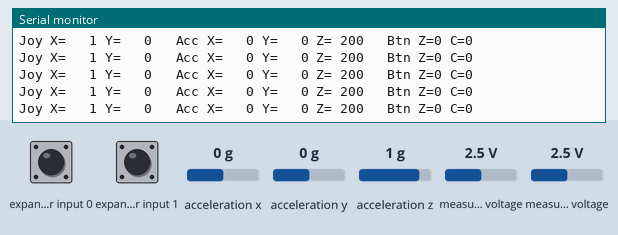
Recording of a sketch running on a simulated Arduino Uno, built with avr-gcc and run on an emulated ATmega328P. Parts: the last lines printed to the serial monitor. Wiring (inferred from the names in the program): Wii Nunchuk at I2C address 0x52. The inputs (shaded band) are chosen by the test bench; at power-on: acceleration x 0 g, measured voltage 2.5 V, acceleration y 0 g, acceleration z 1 g, expander input 0 HIGH, expander input 1 HIGH.

Above: at 3.2 s.
3.3 s: acceleration x set to -1.4 g
At 4.4 s:
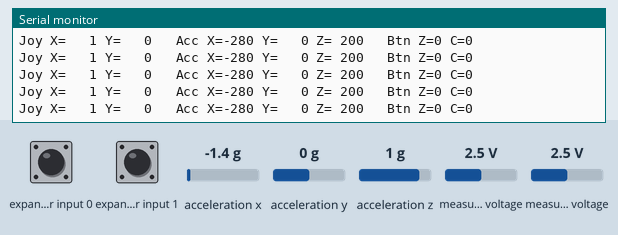
5.2 s: measured voltage (sensor 200) set to 0.1 V
At 5.9 s:
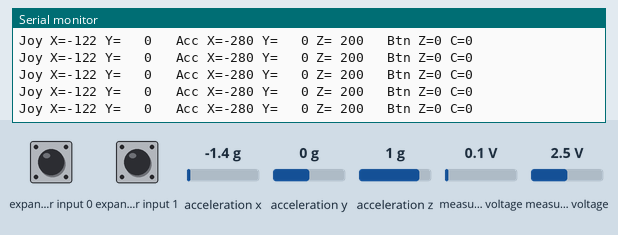
7.1 s: measured voltage (sensor 201) set to 0.1 V
At 8.1 s:
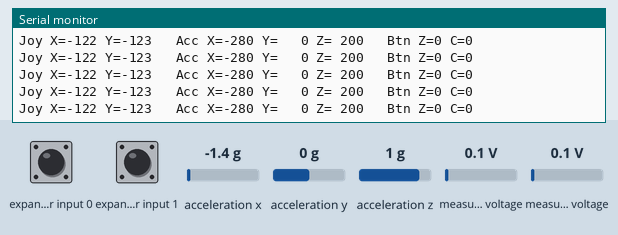
9.0 s: acceleration y set to -1.4 g
At 10.1 s:
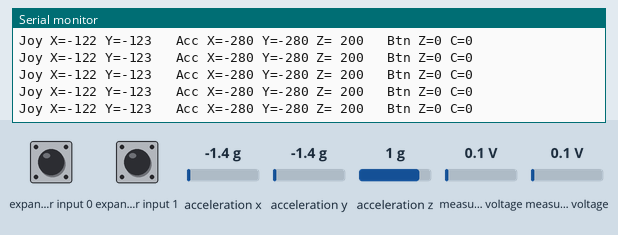
10.9 s: acceleration z set to -1.4 g
At 11.7 s:
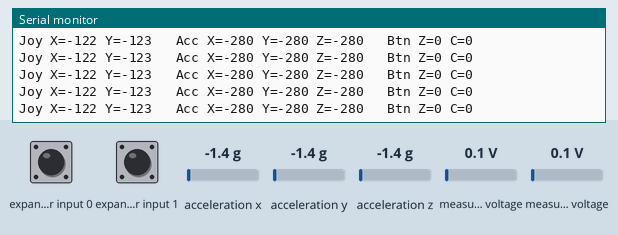
12.8 s: measured voltage (sensor 200) set to 1.2 V
At 13.7 s:
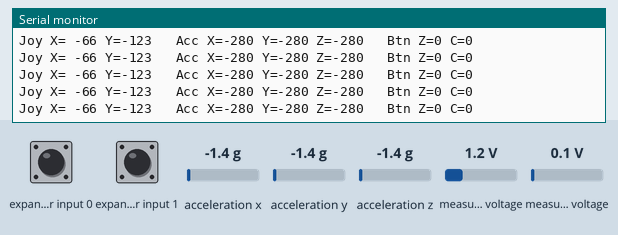

Measured:
- after the input at 3.3 s, the serial monitor: prints a new line at once (image 1)
- after the input at 5.2 s, the serial monitor: prints a new line at once (image 2)
- after the input at 7.1 s, the serial monitor: prints a new line at once (image 3)
- after the input at 9.0 s, the serial monitor: prints a new line at once (image 4)
- after the input at 10.9 s, the serial monitor: prints a new line at once (image 5)
- after the input at 12.8 s, the serial monitor: prints a new line at once (image 6)

The sketch:

nunchuk-demo01.ino
```cpp
#include <Wire.h>
#include "Nunchuk.h"

void setup() {

    Serial.begin(115200);
    delay(2000);
    Serial.println("Serial() started");
    Wire.begin();
    Wire.setClock(100000);
    Serial.println("Wire() started");

    // nunchuk_init_power(); // A1 and A2 is power supply
    // scanning for Nunchuk address 0x52
    Serial.println("Scanning for Nunchuk");
    Wire.beginTransmission(0x52);
    int error = Wire.endTransmission();
    if (error == 0)        {
      Serial.println("Nunchuk found at 0x52");
    }
    else {
      Serial.print("Nunchuk error: ");
      Serial.println(error);
    }
    Serial.println(); Serial.println();

    // nunchuk_init
    nunchuk_init();
}


void loop() {
    if (nunchuk_read()) {
        // Work with nunchuk_data
        nunchuk_print(true);
    }
    delay(10);
}
```
